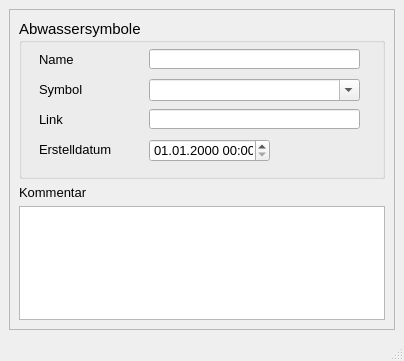
<?xml version="1.0" encoding="UTF-8"?>
<ui version="4.0">
 <class>MainWindow</class>
 <widget class="QMainWindow" name="MainWindow">
  <property name="geometry">
   <rect>
    <x>0</x>
    <y>0</y>
    <width>404</width>
    <height>361</height>
   </rect>
  </property>
  <property name="minimumSize">
   <size>
    <width>370</width>
    <height>300</height>
   </size>
  </property>
  <property name="font">
   <font>
    <family>Tahoma</family>
    <pointsize>10</pointsize>
   </font>
  </property>
  <property name="windowTitle">
   <string>Anbindung Direkteinleiter</string>
  </property>
  <property name="layoutDirection">
   <enum>Qt::LeftToRight</enum>
  </property>
  <widget class="QWidget" name="centralwidget">
   <layout class="QGridLayout" name="gridLayout">
    <item row="0" column="0">
     <widget class="QScrollArea" name="scrollArea">
      <property name="widgetResizable">
       <bool>true</bool>
      </property>
      <widget class="QWidget" name="scrollAreaWidgetContents">
       <property name="geometry">
        <rect>
         <x>0</x>
         <y>0</y>
         <width>380</width>
         <height>311</height>
        </rect>
       </property>
       <layout class="QGridLayout" name="gridLayout_2">
        <item row="0" column="0">
         <widget class="QGroupBox" name="groupBox_3">
          <property name="minimumSize">
           <size>
            <width>0</width>
            <height>160</height>
           </size>
          </property>
          <property name="font">
           <font>
            <family>Tahoma</family>
            <pointsize>11</pointsize>
           </font>
          </property>
          <property name="title">
           <string>Abwassersymbole</string>
          </property>
          <widget class="QgsDateTimeEdit" name="createdat">
           <property name="geometry">
            <rect>
             <x>130</x>
             <y>120</y>
             <width>121</width>
             <height>23</height>
            </rect>
           </property>
           <property name="font">
            <font>
             <family>Tahoma</family>
             <pointsize>10</pointsize>
            </font>
           </property>
           <property name="currentSection">
            <enum>QDateTimeEdit::DaySection</enum>
           </property>
           <property name="displayFormat">
            <string>dd.MM.yyyy HH:mm</string>
           </property>
          </widget>
          <widget class="QLabel" name="label_71">
           <property name="geometry">
            <rect>
             <x>20</x>
             <y>120</y>
             <width>101</width>
             <height>21</height>
            </rect>
           </property>
           <property name="font">
            <font>
             <family>Tahoma</family>
             <pointsize>10</pointsize>
            </font>
           </property>
           <property name="text">
            <string>Erstelldatum</string>
           </property>
          </widget>
          <widget class="QComboBox" name="art">
           <property name="geometry">
            <rect>
             <x>130</x>
             <y>60</y>
             <width>211</width>
             <height>22</height>
            </rect>
           </property>
           <property name="font">
            <font>
             <family>Tahoma</family>
             <pointsize>10</pointsize>
            </font>
           </property>
           <property name="toolTip">
            <string/>
           </property>
           <property name="statusTip">
            <string/>
           </property>
           <property name="editable">
            <bool>true</bool>
           </property>
          </widget>
          <widget class="QLabel" name="label_21">
           <property name="geometry">
            <rect>
             <x>20</x>
             <y>60</y>
             <width>101</width>
             <height>21</height>
            </rect>
           </property>
           <property name="font">
            <font>
             <family>Tahoma</family>
             <pointsize>10</pointsize>
            </font>
           </property>
           <property name="text">
            <string>Symbol</string>
           </property>
           <property name="alignment">
            <set>Qt::AlignLeading|Qt::AlignLeft|Qt::AlignVCenter</set>
           </property>
          </widget>
          <widget class="QLabel" name="label_4">
           <property name="geometry">
            <rect>
             <x>20</x>
             <y>30</y>
             <width>101</width>
             <height>21</height>
            </rect>
           </property>
           <property name="font">
            <font>
             <family>Tahoma</family>
             <pointsize>10</pointsize>
            </font>
           </property>
           <property name="text">
            <string>Name</string>
           </property>
           <property name="alignment">
            <set>Qt::AlignLeading|Qt::AlignLeft|Qt::AlignVCenter</set>
           </property>
          </widget>
          <widget class="QLabel" name="label_72">
           <property name="geometry">
            <rect>
             <x>20</x>
             <y>90</y>
             <width>101</width>
             <height>21</height>
            </rect>
           </property>
           <property name="font">
            <font>
             <family>Tahoma</family>
             <pointsize>10</pointsize>
            </font>
           </property>
           <property name="text">
            <string>Link</string>
           </property>
          </widget>
          <widget class="QLineEdit" name="bezeichnung">
           <property name="geometry">
            <rect>
             <x>130</x>
             <y>30</y>
             <width>211</width>
             <height>20</height>
            </rect>
           </property>
           <property name="font">
            <font>
             <family>Tahoma</family>
             <pointsize>11</pointsize>
            </font>
           </property>
           <property name="toolTip">
            <string>&lt;html&gt;&lt;head/&gt;&lt;body&gt;&lt;p&gt;Eindeutige Bezeichnung&lt;/p&gt;&lt;/body&gt;&lt;/html&gt;</string>
           </property>
           <property name="statusTip">
            <string>Eindeutige Bezeichnung</string>
           </property>
          </widget>
          <widget class="QLineEdit" name="link">
           <property name="geometry">
            <rect>
             <x>130</x>
             <y>90</y>
             <width>211</width>
             <height>20</height>
            </rect>
           </property>
           <property name="font">
            <font>
             <family>Tahoma</family>
             <pointsize>11</pointsize>
            </font>
           </property>
           <property name="toolTip">
            <string>&lt;html&gt;&lt;head/&gt;&lt;body&gt;&lt;p&gt;Speicherort mit Zusatzinfos&lt;/p&gt;&lt;/body&gt;&lt;/html&gt;</string>
           </property>
           <property name="statusTip">
            <string>Speicherort mit Zusatzinfos</string>
           </property>
          </widget>
         </widget>
        </item>
        <item row="1" column="0">
         <widget class="QLabel" name="label_15">
          <property name="text">
           <string>Kommentar</string>
          </property>
         </widget>
        </item>
        <item row="2" column="0">
         <widget class="QTextEdit" name="kommentar">
          <property name="minimumSize">
           <size>
            <width>0</width>
            <height>0</height>
           </size>
          </property>
          <property name="toolTip">
           <string>&lt;html&gt;&lt;head/&gt;&lt;body&gt;&lt;p&gt;Platz für zusätzliche Kommentare&lt;/p&gt;&lt;/body&gt;&lt;/html&gt;</string>
          </property>
          <property name="statusTip">
           <string>Platz für zusätzliche Kommentare</string>
          </property>
         </widget>
        </item>
       </layout>
      </widget>
     </widget>
    </item>
   </layout>
  </widget>
  <widget class="QStatusBar" name="statusbar"/>
 </widget>
 <customwidgets>
  <customwidget>
   <class>QgsDateTimeEdit</class>
   <extends>QDateTimeEdit</extends>
   <header>qgsdatetimeedit.h</header>
  </customwidget>
 </customwidgets>
 <tabstops>
  <tabstop>bezeichnung</tabstop>
  <tabstop>art</tabstop>
  <tabstop>link</tabstop>
  <tabstop>createdat</tabstop>
  <tabstop>kommentar</tabstop>
 </tabstops>
 <resources/>
 <connections/>
</ui>
